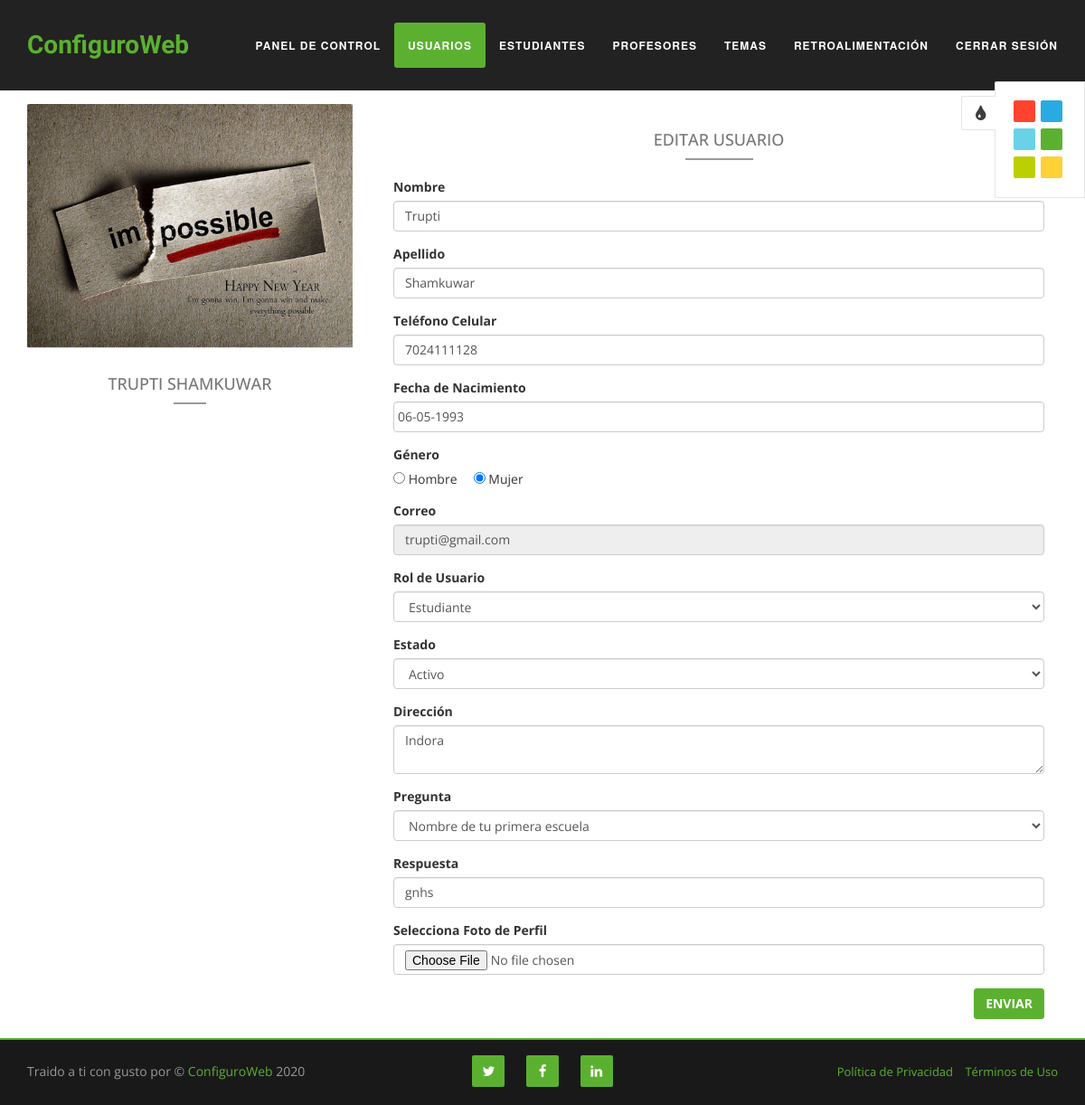
Page /edituser.php?id=8 (signed in) on the committed database.
### tables this page shows
CREATE TABLE `users` (
  `id` int(11) NOT NULL,
  `fname` varchar(100) NOT NULL,
  `lname` varchar(100) NOT NULL,
  `mobile` varchar(14) NOT NULL,
  `address` text NOT NULL,
  `gender` varchar(10) NOT NULL,
  `email` varchar(100) NOT NULL,
  `dob` datetime NOT NULL,
  `password` varchar(200) NOT NULL,
  `question` varchar(200) NOT NULL,
  `answer` varchar(200) NOT NULL,
  `role` varchar(50) NOT NULL,
  `imgurl` varchar(200) NOT NULL,
  `status` int(11) NOT NULL,
  `created` datetime NOT NULL,
  `modified` datetime NOT NULL
);

### classes/Users.php (called while the page is built, shortened)
<?php
include_once 'Connection.php';
class Users{
        public $id;
        function setId($id) {
            $this->id = $id;
        }
    public function getUserById(){
        $connection = new Connection();
        $query = "SELECT * FROM users where id = ".$this->id;
        $result = $connection->allSelect($query);
        return $result;
    }
}

### classes/Connection.php (called while the page is built, shortened)
<?php
class Connection {
        private $host = "localhost";
        private $user = "root";
        private $password = "";
        private $database = "template";
        public function getConnection(){
            $conn = new mysqli($this->host, $this->user, $this->password, $this->database);
            return $conn;
        }
        public function allSelect($query){
            $conn = $this->getConnection();
            $result = $conn->query($query);
            return $result;
        }
}

### classes/Session.php (called while the page is built, shortened)
<?php
class Session {
    static function get($key){
        if(isset($_SESSION[$key])){
           return $_SESSION[$key];
        }else{
            return false;
        }
    }
}

### edituser.php (the view, shortened to what this page needs)
<?php
    include_once 'classes/Session.php';
    include_once "classes/Users.php";
if(isset($_GET['id'])){
    $user = new Users();
    $user->setId($_GET['id']);
    $result = $user->getUserById();
}
include  "header.php" ?>
<link rel="stylesheet" href="css/header.css" >
        <section id="feature" class="feature-section first-section">
            <div class="container">
                <div class="row">
                    <div class="col-md-4 col-xs-12">
                        <?php if($result->num_rows > 0){
                             $row = $result->fetch_assoc();
                             if($row['imgurl'] != ""){
                                 $imgurl = "profile/".$row['imgurl'];
                             }else{
                                 $imgurl = "profile/profile.png";
                             }
                            ?>
                        <div class="welcome-section">
                            <img class="img-circle" src="<?php echo $imgurl; ?>" >
                            <h4 class="text-center">
                                <?php echo $row['fname']." ".$row['lname']; ?>
                            </h4>
                            <div class="border"></div>
                        </div>
                        <?php } ?>
                    </div>
                    <div class="col-md-8 col-xs-12">
                        <div class="welcome-section">
                                <h4 class="text-center"> Editar Usuario </h4>
                                <div class="border"></div>
                                <br/>
                                <?php if($result->num_rows > 0){
                                    ?>
                                    <form  enctype="multipart/form-data" method="post">
                                    <div class="col-md-12 col-xs-12">
                                        <div class="form-group">
                                            <label for="fname">Nombre</label>
                                            <input type="text" class="form-control" name="fname" id="fname" value="<?php echo $row['fname']; ?>" data-validate="required,nameValidate" >
                                        </div>
                                    </div>
                                     <div class="col-md-12 col-xs-12">
                                        <div class="form-group">
                                            <label for="lname">Apellido</label>
                                            <input type="text" class="form-control" name="lname" id="lname" value="<?php echo $row['lname']; ?>"  data-validate="required,nameValidate" >
                                        </div>
                                    </div>
                                    <div class="col-md-12 col-xs-12">
                                        <div class="form-group">
                                            <label for="mobile">Teléfono Celular</label>
                                            <input type="text" class="form-control" name="mobile" id="mobile" value="<?php echo $row['mobile'] ?>" data-validate="required,mobileNumber" >
                                        </div>
                                    </div>
                                    <div class="col-md-12 col-xs-12">
                                        <div class="form-group">
                                            <label for="dob">Fecha de Nacimiento</label>
                                            <input type="text" class="form-control date datepicker"  data-provide="datepicker" value="<?php echo date('d-m-Y',  strtotime($row['dob'])); ?>" data-date-format="dd-mm-yyyy" name="dob" id="dob" data-validate="required" >
                                        </div>
                                    </div>
                                     <div class="col-md-12 col-xs-12">
                                            <label >Género</label>
                                        <div class="form-group">
                                            <input type="radio" name="gender"  value="Hombre" <?php if($row['gender'] == "Male") echo "checked"; ?> > Hombre &nbsp;&nbsp;&nbsp;
                                            <input type="radio" name="gender"  value="Mujer" <?php if($row['gender'] == "Female") echo "checked"; ?> > Mujer
                                        </div>
                                    </div>
                                    <div class="col-md-12 col-xs-12">
                                        <div class="form-group">
                                            <label for="email">Correo</label>
                                            <input type="text" class="form-control" name="email" value="<?php echo $row['email'] ?>" id="email" readonly="" >
                                        </div>
                                    </div>
                                <?php  if(Session::get('role')=="Admin"){ ?>
                                <div class="col-md-12 col-xs-12">
                                    <div class="form-group">
                                        <label for="role">Rol de Usuario</label>
                                        <select class="form-control" name="role" id="role" data-validate="required">
                                            <option value='Student' <?php  if($row['role']=="Student") echo "selected" ?>>Estudiante</option>
                                        </select>
                                    </div>
                                </div>
                                <div class="col-md-12 col-xs-12">
                                    <div class="form-group">
                                        <label for="status">Estado</label>
                                        <select class="form-control" name="status" id="status" data-validate="required">
                                            <option value='1' <?php  if($row['status']==1) echo "selected" ?>>Activo</option>
                                        </select>
                                    </div>
                                </div>
                                <?php } ?>
                                    <div class="col-md-12 col-xs-12">
                                        <label for="address">Dirección</label>
                                        <div class="form-group">
                                            <textarea name="address" class="form-control" id="address" ><?php echo $row['address']; ?></textarea>
                                        </div>
                                    </div>
                                    <div class="col-md-12 col-xs-12">
                                        <div class="form-group">
                                            <label for="question">Pregunta</label>
                                            <select class="form-control" name="question" data-validate="required">
                                                <option value='1' <?php if($row['question'] == 1) echo "selected"; ?>>Nombre de tu primera escuela</option>
                                            </select>
                                        </div>
                                    </div>
                                    <div class="col-md-12 col-xs-12">
                                        <label for="answer">Respuesta</label>
                                        <div class="form-group">
                                            <input type="answer" class="form-control" name="answer" id="answer" value="<?php echo $row['answer']; ?>" data-validate="required" >
                                        </div>
                                    </div>
                                     <div class="col-md-12 col-xs-12">
                                        <div class="form-group">
                                            <label>Selecciona Foto de Perfil</label>
                                            <input type="file" class="form-control" name="profile" id="profile"  >
                                        </div>
                                    </div>
                                    <div class="col-md-12 col-xs-12">
                                        <div class="form-group">
                                            <button type="submit" name="register" class="btn btn-primary pull-right" id="register" value="register"><strong>Enviar</strong></button>
                                           <br/><br/>
                                        </div>
                                    </div>
                                </form>
                                <br/>
                                <?php } ?>
                        </div>
                    </div>
                </div>
            </div>
        </section>
<?php include "footer.php"; ?>

### css/style.css (style rules this page uses)
body { overflow-x: hidden; font-family: 'Open Sans', sans-serif; }
h1, h2, h3, h4, h5, h6 { text-transform: uppercase; }
.btn-primary { text-transform: uppercase; font-weight: 300; color: #fff; -webkit-border-radius:3px; -moz-border-radius:3px; -o-border-radius:3px; border-radius:3px; -webkit-transition: all 0.3s; -moz-transition: all 0.3s; -o-transition: all 0.3s; transition: all 0.3s; }
.feature-section { padding-top: 100px; }
.welcome-section { padding-bottom: 40px; }
.welcome-section img { width: 100%; -webkit-border-radius: 2px; -moz-border-radius: 2px; -o-border-radius: 2px; border-radius: 2px; }
.border { border-top: 1px solid #999; border-bottom: 1px solid #999; margin: 0 45%; -webkit-transition: all 0.3s; -moz-transition: all 0.3s; -o-transition: all 0.3s; transition: all 0.3s; }
.welcome-section h4 { padding-top: 20px; color: #777; }

### css/color/green.css (style rules this page uses)
.btn-primary { border-color: #5BB12F; background-color: #5BB12F; }

### css/color/light-red.css (style rules this page uses)
.btn-primary { border-color: #FF432E; background-color: #FF432E; }

### css/color/blue.css (style rules this page uses)
.btn-primary { border-color: #28ABE3; background-color: #28ABE3; }

### css/color/light-blue.css (style rules this page uses)
.btn-primary { border-color: #69D2E7; background-color: #69D2E7; }

### css/color/yellow.css (style rules this page uses)
.btn-primary { border-color: #FED136; background-color: #FED136; }

### css/color/light-green.css (style rules this page uses)
.btn-primary { border-color: #BCCF02; background-color: #BCCF02; }

### css/datepicker.css (style rules this page uses)
.datepicker { padding: 4px; -webkit-border-radius: 4px; -moz-border-radius: 4px; border-radius: 4px; direction: ltr; }

### css/header.css (style rules this page uses)
.first-section { padding-top:115px; }

### rows in the picture
users: imgurl (picture), fname "TRUPTI", lname "SHAMKUWAR", fname "Trupti", lname "Shamkuwar", mobile "7024111128", dob "06-05-1993", gender "☑", email "trupti@gmail.com", role "Estudiante", status "Activo", address "Indora", question "Nombre de tu primera escuela", answer "gnhs"
